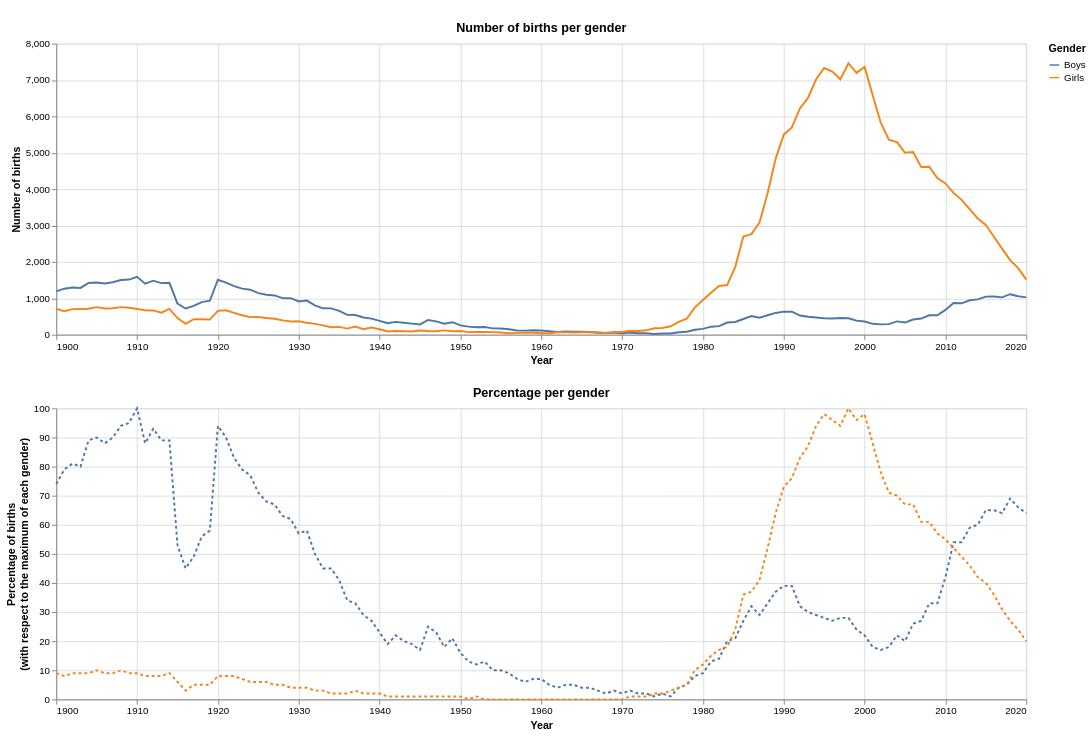

Notebook cell for this chart:
### Markdown cell above
# Charts

### Code cell
single_name = None 
normalized_single_name = None

#compute the tables
prenoms = ['CAMILLE', 'LOU']#, 'CLAUDE', 'ALIX', 'SACHA', 'GWENAEL', 'DOMINIQUE']
prenoms.sort()
list_single_names = []
list_normalized_single_names = []
for prenom in prenoms:
    single_name = None 
    normalized_single_name = None
    print("load and process "+prenom)
    single_name = grouped[grouped['preusuel'] == prenom]
    single_name = set_empty_year_to_zero_single_name(single_name, prenom)
    normalized_single_name = normalize_dataset_single_name(single_name)
    list_single_names.append(single_name)
    list_normalized_single_names.append(normalized_single_name)

#concatenate the tables
several_names = list_single_names[0].copy()
normalized_several_names = list_normalized_single_names[0].copy()

for i in range(1, len(list_single_names)):
    single_name = list_single_names[i]
    normalized_single_name = list_normalized_single_names[i]

    #copy rows to several_names
    for index, row in single_name.iterrows():
        several_names.loc[len(several_names)] = row

    for index, row in normalized_single_name.iterrows():
        normalized_several_names.loc[len(normalized_several_names)] = row


#create the selection (and the dropdown)
name_dropdown = alt.binding_select(options=prenoms, name='Select a name: ')
name_selection = alt.selection_point(fields=['preusuel'], bind=name_dropdown, value='CAMILLE')

#create the charts
raw_numbers = alt.Chart(several_names).mark_line().encode(
        x=alt.X('annais:T', title="Year", axis=alt.Axis(tickCount=10)),
        y=alt.Y('nombre:Q', title="Number of births"),
        color=alt.Color('sexe:N', title='Gender',
            legend=alt.Legend(
                labelExpr="datum.value == 1 ? 'Boys' : datum.value == 2 ? 'Girls' : datum.value")
        )
).add_params(
    name_selection
).transform_filter(
    name_selection
    #alt.FieldOneOfPredicate(field='preusuel', oneOf=prenoms[0:1])
).properties(
    title='Number of births per gender',
    width=1000
)

normalized_numbers = alt.Chart(normalized_several_names).mark_line(strokeDash=[3,3]).encode(
        x=alt.X('annais:T', title="Year", axis=alt.Axis(tickCount=10)),
        y=alt.Y('nombre:Q', title=['Percentage of births', '(with respect to the maximum of each gender)']),
        color=alt.Color('sexe:N', title='Gender',  
        legend=alt.Legend(
            labelExpr="datum.value == 1 ? 'Boys' : datum.value == 2 ? 'Girls' : datum.value")
        )
).add_params(
    name_selection
).transform_filter(
    name_selection
    #alt.FieldOneOfPredicate(field='preusuel', oneOf=prenoms[0:1])
).properties(
    title='Percentage per gender',
    width=1000
)


#combine the 2 charts
chart = (raw_numbers & normalized_numbers).properties(
    title=' '
)



display(HTML("""
<style>
form.vega-bindings {
  position: absolute;
  left: 10px;
  top: 10px;
  font-weight: bold;
  color: black;
}
</style>
"""))



#chart = chart.configure_title(fontSize=15, offset=5, orient='top', anchor='middle')
#show the chart
chart

### Figure 1 — Vega-Lite specification as saved in the notebook (floating-point values rounded to 4 significant figures; data arrays with more than 128 entries replaced by an {"elided": "..."} marker saying what was removed)
{"config": {"view": {"continuousWidth": 300, "continuousHeight": 300}}, "vconcat": [{"data": {"name": "data-5bcd04e6de3802ab3d86e03a6a695d1f"}, "mark": {"type": "line"}, "encoding": {"color": {"field": "sexe", "legend": {"labelExpr": "datum.value == 1 ? 'Boys' : datum.value == 2 ? 'Girls' : datum.value"}, "title": "Gender", "type": "nominal"}, "x": {"axis": {"tickCount": 10}, "field": "annais", "title": "Year", "type": "temporal"}, "y": {"field": "nombre", "title": "Number of births", "type": "quantitative"}}, "name": "view_c6190d7b9fddcdb7_0", "title": "Number of births per gender", "transform": [{"filter": {"param": "param_1b73c04b58feea90"}}], "width": 1000}, {"data": {"name": "data-7e8db0cdea55488c0eb4e36b89738bea"}, "mark": {"type": "line", "strokeDash": [3, 3]}, "encoding": {"color": {"field": "sexe", "legend": {"labelExpr": "datum.value == 1 ? 'Boys' : datum.value == 2 ? 'Girls' : datum.value"}, "title": "Gender", "type": "nominal"}, "x": {"axis": {"tickCount": 10}, "field": "annais", "title": "Year", "type": "temporal"}, "y": {"field": "nombre", "title": ["Percentage of births", "(with respect to the maximum of each gender)"], "type": "quantitative"}}, "name": "view_3bb9bbb8aecf3ecb_1", "title": "Percentage per gender", "transform": [{"filter": {"param": "param_1b73c04b58feea90"}}], "width": 1000}], "params": [{"name": "param_1b73c04b58feea90", "select": {"type": "point", "fields": ["preusuel"]}, "bind": {"input": "select", "options": ["CAMILLE", "LOU"], "name": "Select a name: "}, "value": "CAMILLE", "views": ["view_c6190d7b9fddcdb7_0", "view_3bb9bbb8aecf3ecb_1"]}], "title": " ", "$schema": "https://vega.github.io/schema/vega-lite/v6.4.1.json", "datasets": {"data-5bcd04e6de3802ab3d86e03a6a695d1f": {"elided": "484 records"}, "data-7e8db0cdea55488c0eb4e36b89738bea": {"elided": "484 records"}}}
